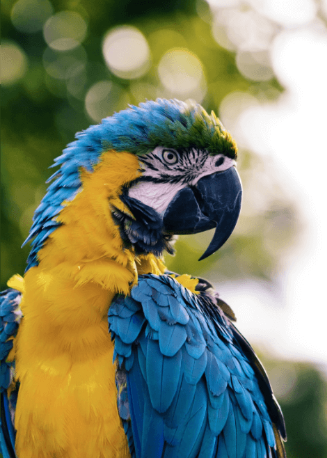
#> input picture images/parrot.png, 327 x 458 px
$ python match_rotation.py
#> lines starting #> are read from the running program, lines starting #| are printed output that depends on the picture
import numpy as np
import cv2
import argparse
from matplotlib import pyplot as plt

MIN_MATCH_COUNT = 2

parser = argparse.ArgumentParser(description='Template matcher')
parser.add_argument('--template', type=str, action='store',
                    help='The image to be used as template')
parser.add_argument('--map', type=str, action='store',
                    help='The image to be searched in')
parser.add_argument('--show', action='store_true',
                    help='Shows result image')
parser.add_argument('--save-dir', type=str, default='./',
                    help='Directory in which you desire to save the result image')

args = parser.parse_args()


def get_matched_coordinates(orig_image, template):
    sift = cv2.SIFT_create()

    kp1, des1 = sift.detectAndCompute(orig_image, None)
    kp2, des2 = sift.detectAndCompute(template, None)

    FLANN_INDEX_KDTREE = 0
    index_params = dict(algorithm=FLANN_INDEX_KDTREE, trees=5)
    search_params = dict(checks=50)

    flann = cv2.FlannBasedMatcher(index_params, search_params)

    matches = flann.knnMatch(des1, des2, k=2)

    good = []
    for m, n in matches:
        if m.distance < 0.7 * n.distance:
            good.append(m)

    if len(good) > MIN_MATCH_COUNT:
        src_pts = np.float32(
            [kp1[m.queryIdx].pt for m in good]).reshape(-1, 1, 2)
        dst_pts = np.float32(
            [kp2[m.trainIdx].pt for m in good]).reshape(-1, 1, 2)

        M, mask = cv2.findHomography(src_pts, dst_pts, cv2.RANSAC, 5.0)
        matchesMask = mask.ravel().tolist()

        w, h = orig_image.shape[::-1]
        pts = np.float32([[0, 0], [0, h - 1], [w - 1, h - 1],
                          [w - 1, 0]]).reshape(-1, 1, 2)
        dst = cv2.perspectiveTransform(pts, M)

        template = cv2.polylines(
            template, [np.int32(dst)], True, 255, 3, cv2.LINE_AA)

    else:
        print("Not enough matches are found - %d/%d" %
              (len(good), MIN_MATCH_COUNT))
        matchesMask = None

    draw_params = dict(matchColor=(0, 255, 0),
                       singlePointColor=None,
                       matchesMask=matchesMask,
                       flags=2)

    img3 = cv2.drawMatches(orig_image, kp1, template, kp2,
                           good, None, **draw_params)

    # if --show argument used, then show result image
    # if args.show:
    plt.imshow(img3, 'gray'), plt.show()


orig_img_gray = cv2.imread("./images/parrot.png", 0)
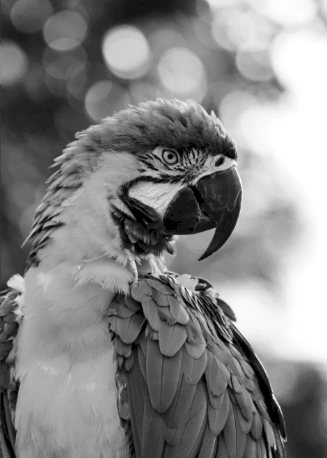
#> orig_img_gray: shape (458, 327); min 0, max 255, mean 133.1
# template_gray = cv2.imread("./images/parrot template.jpg", 0)
template_gray = cv2.imread("./images/rotated-parrot1.jpg", 0)
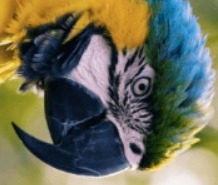
#> input picture images/rotated-parrot1.jpg, 218 x 185 px
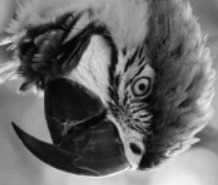
#> template_gray: shape (185, 218); min 1, max 252, mean 105.6

# equalize histograms
orig_img_eq = cv2.equalizeHist(orig_img_gray)
temp_img_eq = cv2.equalizeHist(template_gray)
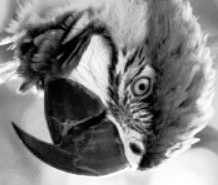
#> temp_img_eq: shape (185, 218); min 0, max 255, mean 128.1

# calculate matched coordinates
get_matched_coordinates(orig_img_eq, temp_img_eq)
#> in get_matched_coordinates, `kp1, des1 = sift.detectAndCompute(orig_image, None)`: kp1 = 727 keypoints; strongest (x, y, size): (158, 197, 19.9), (220, 162, 4.6), (124, 48, 27.5), (232, 155, 6.2)
#> in get_matched_coordinates, `kp2, des2 = sift.detectAndCompute(template, None)`: kp2 = 411 keypoints; strongest (x, y, size): (90, 71, 24.9), (145, 163, 8.2), (142, 87, 3.8), (46, 137, 8.1)
#> in get_matched_coordinates, `matches = flann.knnMatch(des1, des2, k=2)`: matches = 727 matches
#> after the loop in get_matched_coordinates, `for m, n in matches:`: good = 149 matches
#> in get_matched_coordinates, `src_pts = np.float32( [kp1[m.queryIdx].pt for m in good]).reshape(-1, ..`: src_pts = 149 rows, first 8: [109.5, 221.1], [109.6, 190.4], [109.6, 197.6], [109.6, 197.6], [112.8, 236.1], [112.8, 236.1], [112.9, 252.9], [113.5, 192.9]
#> in get_matched_coordinates, `dst_pts = np.float32( [kp2[m.trainIdx].pt for m in good]).reshape(-1, ..`: dst_pts = 149 rows, first 8: [60.56, 10.95], [99.13, 11.21], [90.16, 11.16], [90.16, 11.16], [42.24, 14.65], [42.24, 14.65], [21.19, 15.22], [96.2, 16.07]
#> in get_matched_coordinates, `M, mask = cv2.findHomography(src_pts, dst_pts, cv2.RANSAC, 5.0)`: M = [[-0.000131, -1.24, 335.7], [1.24, 0.00131, -125.6], [-1.48e-05, -1.77e-05, 1]]; mask = 149 values, max 1 at index 0, min 0 at index 117, mean 0.973
#> in get_matched_coordinates, `matchesMask = mask.ravel().tolist()`: matchesMask has the same summary as mask
#> in get_matched_coordinates, `dst = cv2.perspectiveTransform(pts, M)`: dst = [[335.7, -125.6], [-235, -126.1], [-236.2, 284.5], [337.3, 281.6]]
#> in get_matched_coordinates, `draw_params = dict(matchColor=(0, 255, 0), singlePointColor=None, matc..`: draw_params = 4 items
#> in get_matched_coordinates, `img3 = cv2.drawMatches(orig_image, kp1, template, kp2, good, None, **d..`:
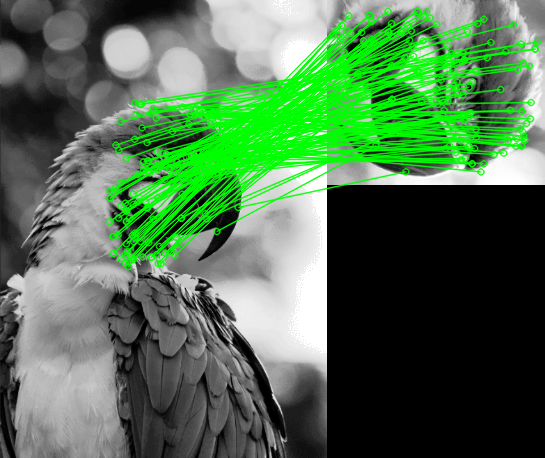
#> img3: shape (458, 545, 3); mean of channels 0, 1, 2 79.2, 113.9, 79.2; drawn as B, G, R
